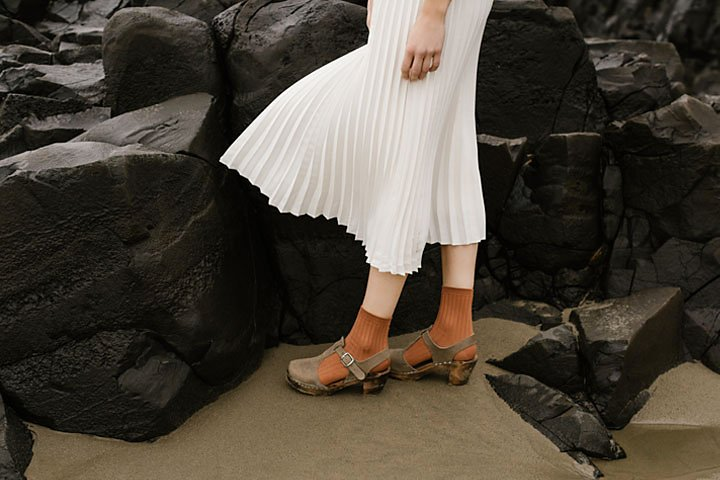
#> input picture a1images/highlights_and_shadows.jpg, 720 x 480 px
$ jupyter execute Question_3.ipynb
#> lines starting #> are read from the running program, lines starting #| are printed output that depends on the picture
## 3. Applying Gamma Correction

[cell 1]
import cv2 as cv
import matplotlib.pyplot as plt
import numpy as np

[cell 2]
# Load grayscale image
img_orig = cv.imread('a1images/highlights_and_shadows.jpg')
#> img_orig is the input picture: shape (480, 720, 3); mean B, G, R 58.1, 68.6, 75.7
assert img_orig is not None
img_rgb = cv.cvtColor( img_orig, cv.COLOR_BGR2RGB)
img_ceilab = cv.cvtColor(img_orig, cv.COLOR_BGR2Lab) # Convert the image into CEILAB color space
#> img_ceilab: shape (480, 720, 3); mean of channels 0, 1, 2 71.3, 129.1, 135
# Split the image in to L*a*b* color space
L,a,b = cv.split(img_ceilab)
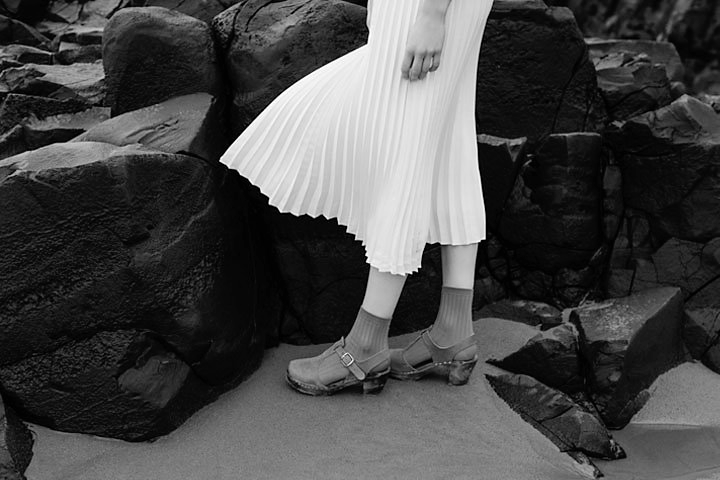
#> L: shape (480, 720); min 0, max 255, mean 71.3
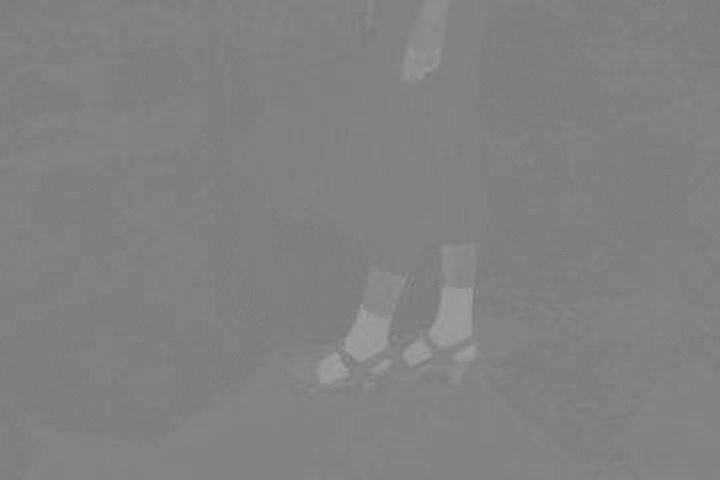
#> a: shape (480, 720); min 119, max 160, mean 129.1

# Define and apply gamma transformation
gamma = 0.65
t = np.array([(i/255.0)**(gamma)*255 for i in np.arange(0, 256)]).astype('uint8')
L_modified = cv.LUT(L, t) # Apply gamma correction only for L channel
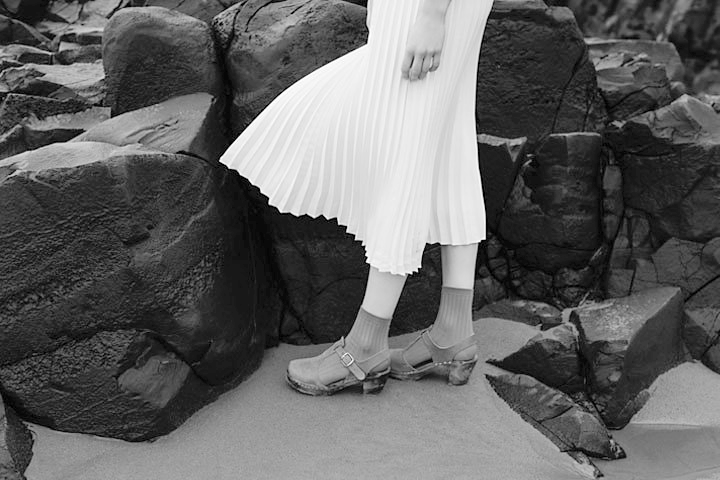
#> L_modified: shape (480, 720); min 0, max 255, mean 98.6

 # Merge L channel with other channels
merged = cv.merge([L_modified, a, b])
#> merged: shape (480, 720, 3); mean of channels 0, 1, 2 98.6, 129.1, 135
img_modified = cv.cvtColor(merged, cv.COLOR_LAB2RGB)
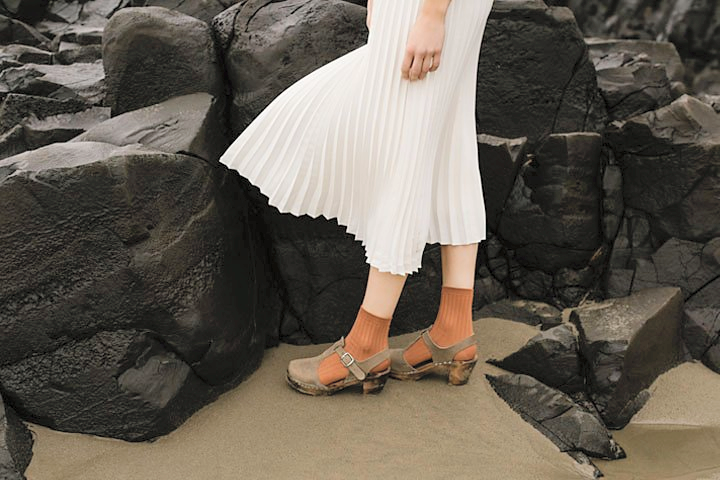
#> img_modified: shape (480, 720, 3); mean R, G, B 101.3, 93.8, 83.2

[cell 3]
# Display the images
fig, ax = plt.subplots(1, 4, figsize=(12,6))

ax[0].imshow(img_rgb, )
ax[0].set_title('Original Image')
ax[0].axis("off")
ax[1].imshow(L, cmap="gray")
ax[1].set_title('L Channel')
ax[1].axis("off")
ax[2].imshow(a, cmap="gray")
ax[2].set_title('A Channel')
ax[2].axis("off")
ax[3].imshow(b, cmap="gray")
ax[3].set_title('B Channel')
ax[3].axis("off")

plt.tight_layout()
plt.show()

[cell 4]
# Display the images
fig, axs = plt.subplots(1, 2, figsize=(8, 6))

axs[0].imshow(img_rgb)
axs[0].set_title('Original')
axs[0].axis('off')

axs[1].imshow(img_modified)
axs[1].set_title(f'Gamma Corrected (γ={gamma})')
axs[1].axis('off')

plt.tight_layout()
plt.show()

[cell 5]
f, ax = plt.subplots(1, 2, figsize=(12, 4))
space = ('l', 'a', 'b')
color = ('r', 'g', 'b')

for i, col in enumerate(space):
    hist_orig = cv.calcHist([img_rgb], [i], None, [256], [0, 256])       # Calculate histogram for original image
    ax[0].plot(hist_orig, color=color[i])
    ax[0].set_title('Histogram of the Original Image')
    ax[0].set_xlabel('Intensity Value')
    ax[0].set_ylabel('Frequency')
    hist_gamma = cv.calcHist([img_modified], [i], None, [256], [0, 256])       # Calculate histogram for gamma corrected image
    ax[1].plot(hist_gamma, color=color[i])
    ax[1].set_title('Histogram of the Gamma Corrected Image')
    ax[1].set_xlabel('Intensity Value')
    ax[1].set_ylabel('Frequency')
plt.show()
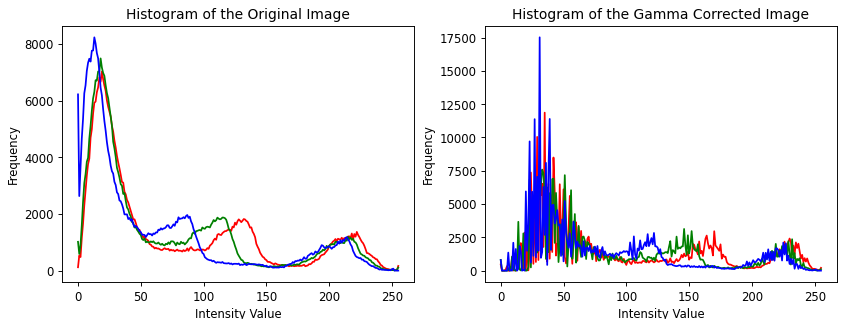
#> figure drawn by matplotlib, 2 panels; panel 1: curve peaks at x = 19, y = 7023; panel 1: curve peaks at x = 18, y = 7486; panel 1: curve peaks at x = 13, y = 8229; panel 2: curve peaks at x = 35, y = 11864

$ run again, with a1images/daisy.jpg copied over a1images/highlights_and_shadows.jpg
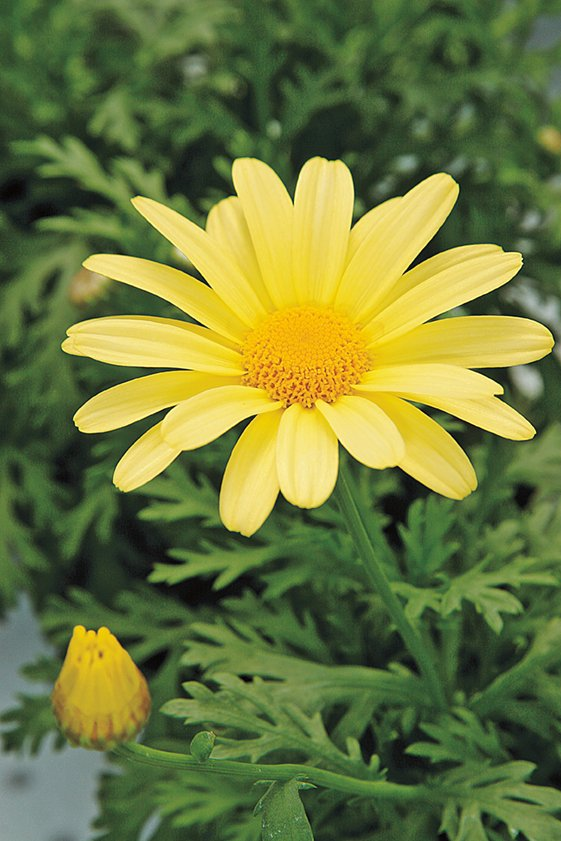
#> input picture a1images/daisy.jpg, 561 x 841 px
#> img_orig is the input picture: shape (841, 561, 3); mean B, G, R 60.7, 120.3, 108.5
#> img_ceilab: shape (841, 561, 3); mean of channels 0, 1, 2 121.3, 114.4, 157.2
#> merged: shape (841, 561, 3); mean of channels 0, 1, 2 152.2, 114.4, 157.2
#> `img_modified = cv.cvtColor(merged, cv.COLOR_LAB2RGB)`:
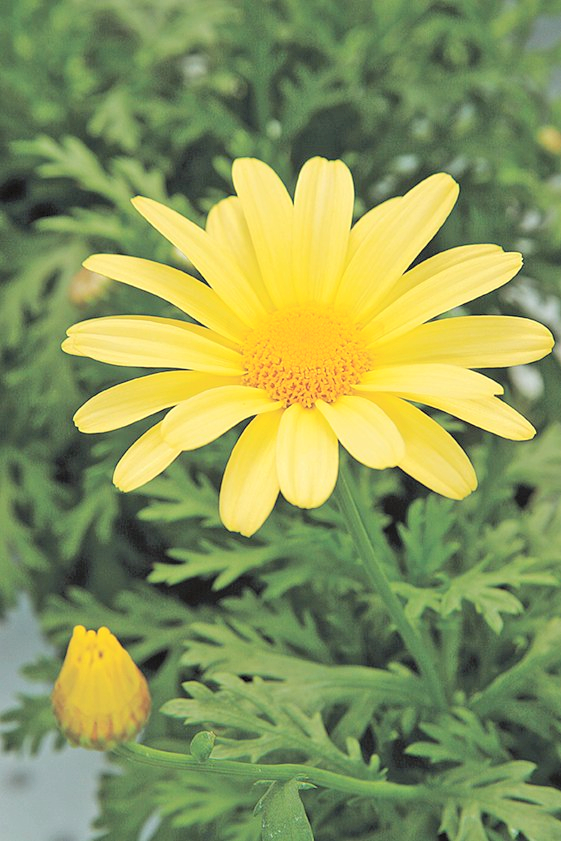
#> img_modified: shape (841, 561, 3); mean R, G, B 138.3, 150.7, 89.9
#> `plt.show()`:
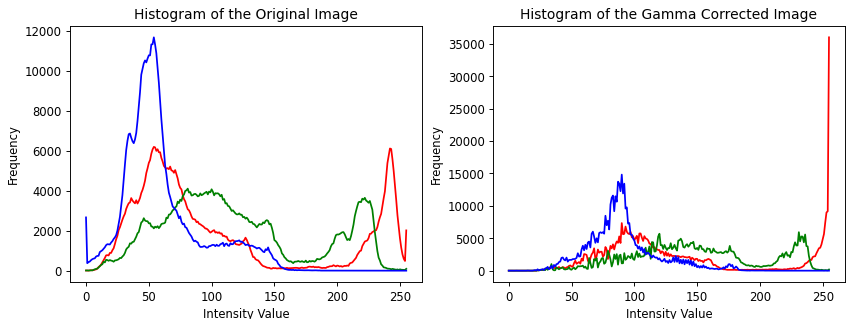
#> figure drawn by matplotlib, 2 panels; panel 1: curve peaks at x = 54, y = 6190; panel 1: curve peaks at x = 81, y = 4102; panel 1: curve peaks at x = 54, y = 11668; panel 2: curve peaks at x = 255, y = 35999

$ run again, with a1images/emma.jpg copied over a1images/highlights_and_shadows.jpg
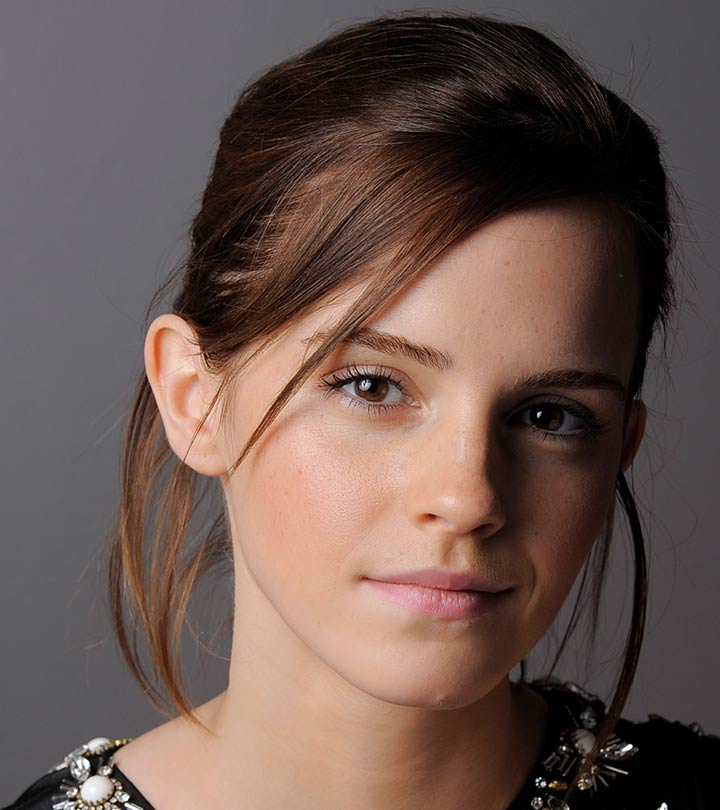
#> input picture a1images/emma.jpg, 720 x 810 px
#> img_orig is the input picture: shape (810, 720, 3); mean B, G, R 80.1, 87.4, 106.8
#> img_ceilab: shape (810, 720, 3); mean of channels 0, 1, 2 97, 134.8, 135.1
#> merged: shape (810, 720, 3); mean of channels 0, 1, 2 127.5, 134.8, 135.1
#> `img_modified = cv.cvtColor(merged, cv.COLOR_LAB2RGB)`:
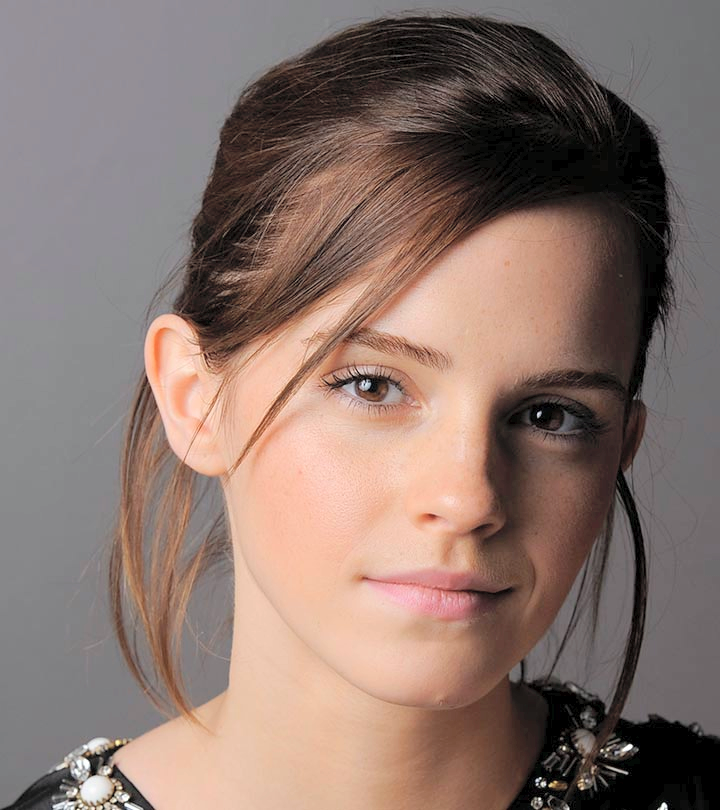
#> img_modified: shape (810, 720, 3); mean R, G, B 137.3, 116.9, 109.3
#> `plt.show()`:
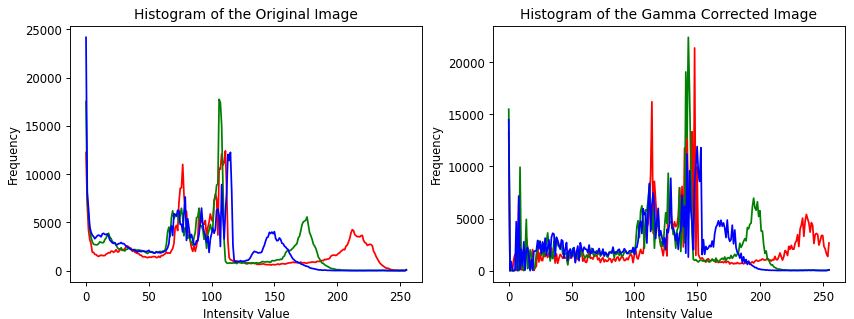
#> figure drawn by matplotlib, 2 panels; panel 1: curve peaks at x = 111, y = 12417; panel 1: curve peaks at x = 106, y = 17761; panel 1: curve peaks at x = 0, y = 24186; panel 2: curve peaks at x = 148, y = 21371
